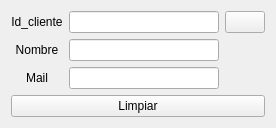
          <widget class="QWidget" name="page_buscar">
           <layout class="QVBoxLayout" name="verticalLayout_7">
            <item>
             <layout class="QGridLayout" name="gridLayout_4">
              <item row="0" column="2">
               <widget class="QPushButton" name="boton_buscar_buscar_cliente">
                <property name="text">
                 <string/>
                </property>
                <property name="icon">
                 <iconset>
                  <normaloff>../resources/imagenes/BUSCAR.png</normaloff>../resources/imagenes/BUSCAR.png</iconset>
                </property>
                <property name="iconSize">
                 <size>
                  <width>32</width>
                  <height>32</height>
                 </size>
                </property>
               </widget>
              </item>
              <item row="1" column="0">
               <widget class="QLabel" name="label_17">
                <property name="text">
                 <string>Nombre</string>
                </property>
                <property name="alignment">
                 <set>Qt::AlignCenter</set>
                </property>
               </widget>
              </item>
              <item row="1" column="1">
               <widget class="QLineEdit" name="nombre_buscar"/>
              </item>
              <item row="0" column="1">
               <widget class="QLineEdit" name="id_buscar">
                <property name="minimumSize">
                 <size>
                  <width>150</width>
                  <height>0</height>
                 </size>
                </property>
                <property name="maximumSize">
                 <size>
                  <width>150</width>
                  <height>16777215</height>
                 </size>
                </property>
               </widget>
              </item>
              <item row="0" column="0">
               <widget class="QLabel" name="label_16">
                <property name="layoutDirection">
                 <enum>Qt::LeftToRight</enum>
                </property>
                <property name="text">
                 <string>Id_cliente</string>
                </property>
                <property name="alignment">
                 <set>Qt::AlignCenter</set>
                </property>
               </widget>
              </item>
              <item row="2" column="1">
               <widget class="QLineEdit" name="mail_buscar">
                <property name="minimumSize">
                 <size>
                  <width>100</width>
                  <height>0</height>
                 </size>
                </property>
               </widget>
              </item>
              <item row="2" column="0">
               <widget class="QLabel" name="label_15">
                <property name="text">
                 <string>Mail</string>
                </property>
                <property name="alignment">
                 <set>Qt::AlignCenter</set>
                </property>
               </widget>
              </item>
             </layout>
            </item>
            <item>
             <widget class="QPushButton" name="boton_accion_limpiar_cliente">
              <property name="text">
               <string>Limpiar</string>
              </property>
              <property name="icon">
               <iconset>
                <normaloff>../resources/imagenes/limpiar.png</normaloff>../resources/imagenes/limpiar.png</iconset>
              </property>
              <property name="iconSize">
               <size>
                <width>32</width>
                <height>32</height>
               </size>
              </property>
             </widget>
            </item>
           </layout>
          </widget>
